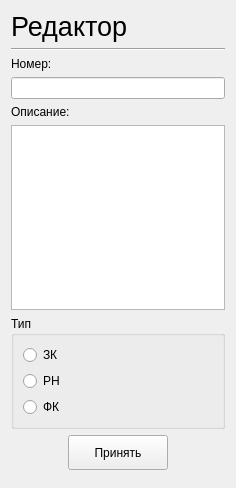
             <widget class="QWidget" name="scrollAreaWidgetContents_3">
              <property name="geometry">
               <rect>
                <x>0</x>
                <y>0</y>
                <width>236</width>
                <height>488</height>
               </rect>
              </property>
              <layout class="QGridLayout" name="gridLayout_15">
               <item row="7" column="1">
                <widget class="QPushButton" name="pushButton">
                 <property name="minimumSize">
                  <size>
                   <width>100</width>
                   <height>35</height>
                  </size>
                 </property>
                 <property name="text">
                  <string>Принять</string>
                 </property>
                </widget>
               </item>
               <item row="8" column="1">
                <spacer name="verticalSpacer_3">
                 <property name="orientation">
                  <enum>Qt::Vertical</enum>
                 </property>
                 <property name="sizeHint" stdset="0">
                  <size>
                   <width>20</width>
                   <height>13</height>
                  </size>
                 </property>
                </spacer>
               </item>
               <item row="7" column="0">
                <spacer name="horizontalSpacer_3">
                 <property name="orientation">
                  <enum>Qt::Horizontal</enum>
                 </property>
                 <property name="sizeHint" stdset="0">
                  <size>
                   <width>40</width>
                   <height>20</height>
                  </size>
                 </property>
                </spacer>
               </item>
               <item row="7" column="2">
                <spacer name="horizontalSpacer_4">
                 <property name="orientation">
                  <enum>Qt::Horizontal</enum>
                 </property>
                 <property name="sizeHint" stdset="0">
                  <size>
                   <width>40</width>
                   <height>20</height>
                  </size>
                 </property>
                </spacer>
               </item>
               <item row="6" column="0" colspan="3">
                <widget class="QGroupBox" name="groupBox">
                 <property name="title">
                  <string>Тип</string>
                 </property>
                 <layout class="QVBoxLayout" name="verticalLayout_4">
                  <item>
                   <widget class="QRadioButton" name="radioButton">
                    <property name="text">
                     <string>ЗК</string>
                    </property>
                   </widget>
                  </item>
                  <item>
                   <widget class="QRadioButton" name="radioButton_2">
                    <property name="text">
                     <string>РН</string>
                    </property>
                   </widget>
                  </item>
                  <item>
                   <widget class="QRadioButton" name="radioButton_3">
                    <property name="text">
                     <string>ФК</string>
                    </property>
                   </widget>
                  </item>
                 </layout>
                </widget>
               </item>
               <item row="5" column="0" colspan="3">
                <widget class="QPlainTextEdit" name="plainTextEdit"/>
               </item>
               <item row="4" column="0" colspan="3">
                <widget class="QLabel" name="label_12">
                 <property name="text">
                  <string>Описание:</string>
                 </property>
                </widget>
               </item>
               <item row="3" column="0" colspan="3">
                <widget class="QLineEdit" name="lineEdit"/>
               </item>
               <item row="2" column="0" colspan="3">
                <widget class="QLabel" name="label_11">
                 <property name="text">
                  <string>Номер:</string>
                 </property>
                </widget>
               </item>
               <item row="1" column="0" colspan="3">
                <widget class="Line" name="line_8">
                 <property name="orientation">
                  <enum>Qt::Horizontal</enum>
                 </property>
                </widget>
               </item>
               <item row="0" column="0" colspan="3">
                <widget class="QLabel" name="label_10">
                 <property name="font">
                  <font>
                   <pointsize>20</pointsize>
                  </font>
                 </property>
                 <property name="text">
                  <string>Редактор</string>
                 </property>
                </widget>
               </item>
              </layout>
             </widget>
